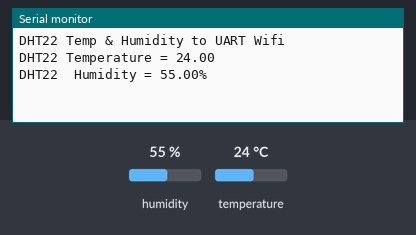
The sketch below on a simulated Arduino Uno, built with avr-gcc and run on an emulated ATmega328P. Parts: the last lines printed to the serial monitor. Wiring (inferred from the names in the program): DHT22 sensor: data pin 7. The inputs (shaded band) are chosen by the test bench; at power-on: humidity 55 %, temperature 24 °C.

Above: at 2.2 s.
2.3 s: humidity set to 22 %
At 6.7 s:
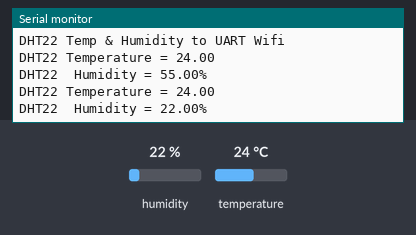
8.3 s: temperature set to 12 °C
At 11.4 s:
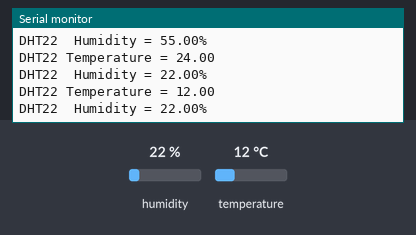
14.3 s: humidity set to 40 %
At 17.3 s:
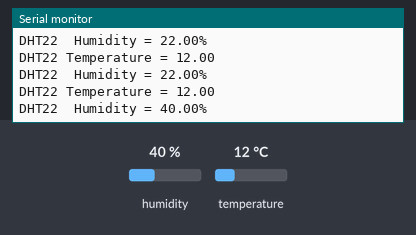
Timing chart, 0 to 18.8 s (numbered marks = the images above; inputs shaded):
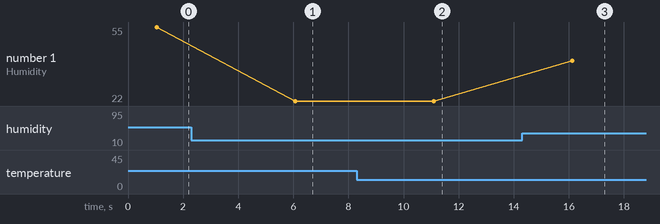

Measured:
- after the input at 2.3 s, the serial monitor: prints a new line after 3.8 s (image 1)
- after the input at 8.3 s, the serial monitor: prints a new line after 2.8 s (image 2)
- after the input at 14.3 s, the serial monitor: prints a new line after 1.8 s (image 3)
- plotted number 1: 22 → 40 after the input at 14.3 s

The sketch:

temp_logger.ino
```cpp
#include <Wire.h>
#include <dht.h>
#define DHT22_PIN 7 // Pin sensor is connected to
dht DHT;  // Creats a DHT object

void setup()
{
Serial.begin(9600);
delay(500);
Serial.println("DHT22 Temp & Humidity to UART Wifi \n\n");
delay(500);
}

void loop()
{

int readsensor = DHT.read22(DHT22_PIN);
Serial.print("DHT22 Temperature = ");
Serial.println(DHT.temperature);
Serial.print("DHT22  Humidity = ");
Serial.print(DHT.humidity);
Serial.print("%\n");
Serial.println();


delay(5000);
}
```
